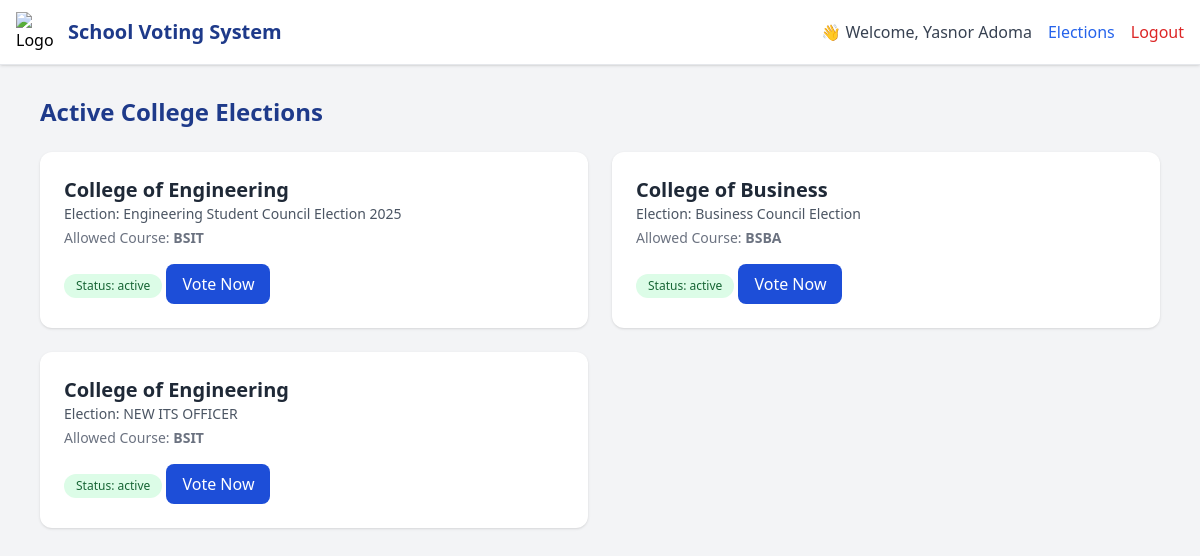
/colleges.php (signed in), run on the app's committed database.
### tables this page shows
CREATE TABLE `elections` (
  `id` int(11) NOT NULL,
  `college_id` int(11) DEFAULT NULL,
  `title` varchar(150) DEFAULT NULL,
  `status` enum('active','closed') DEFAULT 'active',
  `start_date` date DEFAULT NULL,
  `end_date` date DEFAULT NULL,
  `course` varchar(50) NOT NULL DEFAULT '',
  `created_at` datetime DEFAULT current_timestamp(),
  `description` text DEFAULT NULL
);

CREATE TABLE `colleges` (
  `id` int(11) NOT NULL,
  `name` varchar(100) NOT NULL
);

### colleges.php (the view, shortened to what this page needs)
<?php
$studentName =    $_SESSION['student_name'];
$conn = new mysqli("localhost", "root", "", "voting_system");
$sql = "SELECT elections.*, colleges.name AS college_name
        FROM elections
        JOIN colleges ON elections.college_id = colleges.id
        WHERE elections.status = 'active'";
$result = $conn->query($sql);
?>
<!DOCTYPE html>
<html lang="en">
<head>
  <script src="https://cdn.tailwindcss.com"></script>
</head>
<body class="bg-gray-100 font-sans">
<header class="bg-white border-b shadow fixed top-0 left-0 w-full z-50">
  <div class="max-w-7xl mx-auto px-4 h-16 flex justify-between items-center">
    <div class="flex items-center space-x-3">
      <img src="https://cdn-icons-png.flaticon.com/512/201/201818.png" class="w-10 h-10" alt="Logo">
      <h1 class="text-xl font-bold text-blue-900">School Voting System</h1>
    </div>
    <div class="flex items-center space-x-4">
      <span class="text-gray-700 font-medium">👋 Welcome, <?= htmlspecialchars($studentName) ?></span>
          <a href="colleges.php" class="text-blue-600 hover:underline">Elections</a>
      <a href="student_logout.php" class="text-red-600 hover:underline">Logout</a>
    </div>
  </div>
</header>
  <section class="max-w-6xl mx-auto pt-24 pb-12 px-4">
    <h2 class="text-2xl font-bold text-blue-900 mb-6">Active College Elections</h2>
    <div class="grid md:grid-cols-2 gap-6">
      <?php if ($result && $result->num_rows > 0): ?>
        <?php while($row = $result->fetch_assoc()): ?>
          <div class="bg-white rounded-xl shadow p-6">
            <h3 class="text-xl font-semibold text-gray-800"><?= htmlspecialchars($row['college_name']) ?></h3>
            <p class="text-sm text-gray-600">Election: <span class="font-medium"><?= htmlspecialchars($row['title']) ?></span></p>
            <p class="text-sm text-gray-500 mt-1">Allowed Course: <strong><?= htmlspecialchars($row['course'] ?? 'N/A') ?></strong></p>
            <span class="inline-block mt-2 px-3 py-1 text-xs bg-green-100 text-green-800 rounded-full">
              Status: <?= htmlspecialchars($row['status']) ?>
            </span>
            <button
              class="mt-4 bg-blue-700 hover:bg-blue-800 text-white px-4 py-2 rounded-lg"
              onclick="checkCourseAndRedirect('<?= trim(strtoupper($row['course'])) ?>', <?= $row['id'] ?>)">
              Vote Now
            </button>
          </div>
        <?php endwhile; ?>
      <?php else: ?>
        <p class="text-gray-600">No active elections at the moment.</p>
      <?php endif; ?>
    </div>
  </section>
</body>
</html>

### data on the page
elections: college.name "College of Engineering", title "Engineering Student Council Election 2025", course "BSIT", status "active"
elections: college.name "College of Business", title "Business Council Election", course "BSBA", status "active"
elections: college.name "College of Engineering", title "NEW ITS OFFICER", course "BSIT", status "active"

### other printed values
$studentName "Yasnor Adoma"
